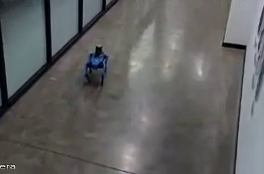
#> input picture backup/images/017.png, 264 x 174 px; its folder holds only this picture in this run
$ python mirror.py
#> lines starting #> are read from the running program, lines starting #| are printed output that depends on the picture
import cv2
import math
import numpy as np
import os
import xml.etree.ElementTree as ET
from xml.etree.ElementTree import ElementTree, Element

def h_MirrorImg(img_path,img_write_path):
#> called with img_path = '../backup/images/017.png', img_write_path = '../datasets/images/017h.jpg'
    img = cv2.imread(img_path)
#> img is the input picture: shape (174, 264, 3); mean B, G, R 98.2, 98.6, 98.7
    mirror_img = cv2.flip(img, 1)  # 水平翻转
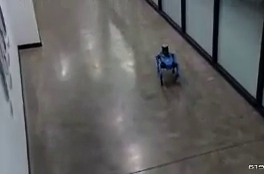
#> mirror_img: shape (174, 264, 3); mean B, G, R 98.2, 98.6, 98.7
    cv2.imwrite(img_write_path,mirror_img)
def v_MirrorImg(img_path,img_write_path):
#> called with img_path = '../backup/images/017.png', img_write_path = '../datasets/images/017v.jpg'
    img = cv2.imread(img_path)
    mirror_img = cv2.flip(img, 0)  # 垂直翻转
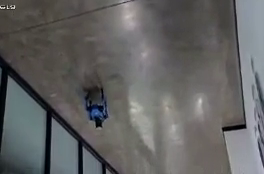
#> mirror_img: shape (174, 264, 3); mean B, G, R 98.2, 98.6, 98.7
    cv2.imwrite(img_write_path,mirror_img)
def a_MirrorImg(img_path,img_write_path):
#> called with img_path = '../backup/images/017.png', img_write_path = '../datasets/images/017a.jpg'
    img = cv2.imread(img_path)
    mirror_img = cv2.flip(img, -1)  # 水平+垂直翻转
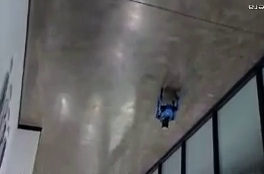
#> mirror_img: shape (174, 264, 3); mean B, G, R 98.2, 98.6, 98.7
    cv2.imwrite(img_write_path,mirror_img)

def h_MirrorAnno(anno_path,anno_write_path):
#> (the run stopped early here; a loop or call above may not have finished)

$ run again, on backup/images/106.png
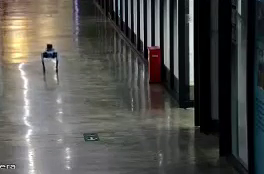
#> input picture backup/images/106.png, 264 x 174 px
#> in h_MirrorImg, img is the input picture: shape (174, 264, 3); mean B, G, R 76.6, 80, 80.8
#> in v_MirrorImg, `mirror_img = cv2.flip(img, 0)`:
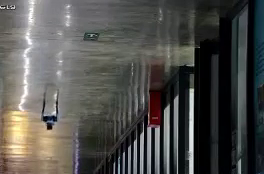
#> mirror_img: shape (174, 264, 3); mean B, G, R 76.6, 80, 80.8
#> in a_MirrorImg, `mirror_img = cv2.flip(img, -1)`:
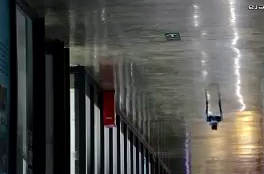
#> mirror_img: shape (174, 264, 3); mean B, G, R 76.6, 80, 80.8

$ run again, on backup/images/049.png
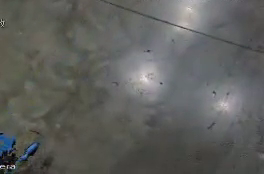
#> input picture backup/images/049.png, 264 x 174 px
#> in h_MirrorImg, img is the input picture: shape (174, 264, 3); mean B, G, R 92.6, 95.4, 94.6
#> in v_MirrorImg, `mirror_img = cv2.flip(img, 0)`:
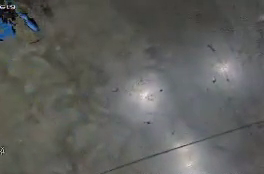
#> mirror_img: shape (174, 264, 3); mean B, G, R 92.6, 95.4, 94.6
#> in a_MirrorImg, `mirror_img = cv2.flip(img, -1)`:
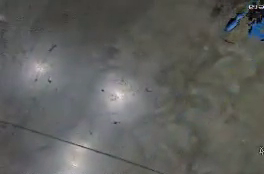
#> mirror_img: shape (174, 264, 3); mean B, G, R 92.6, 95.4, 94.6
